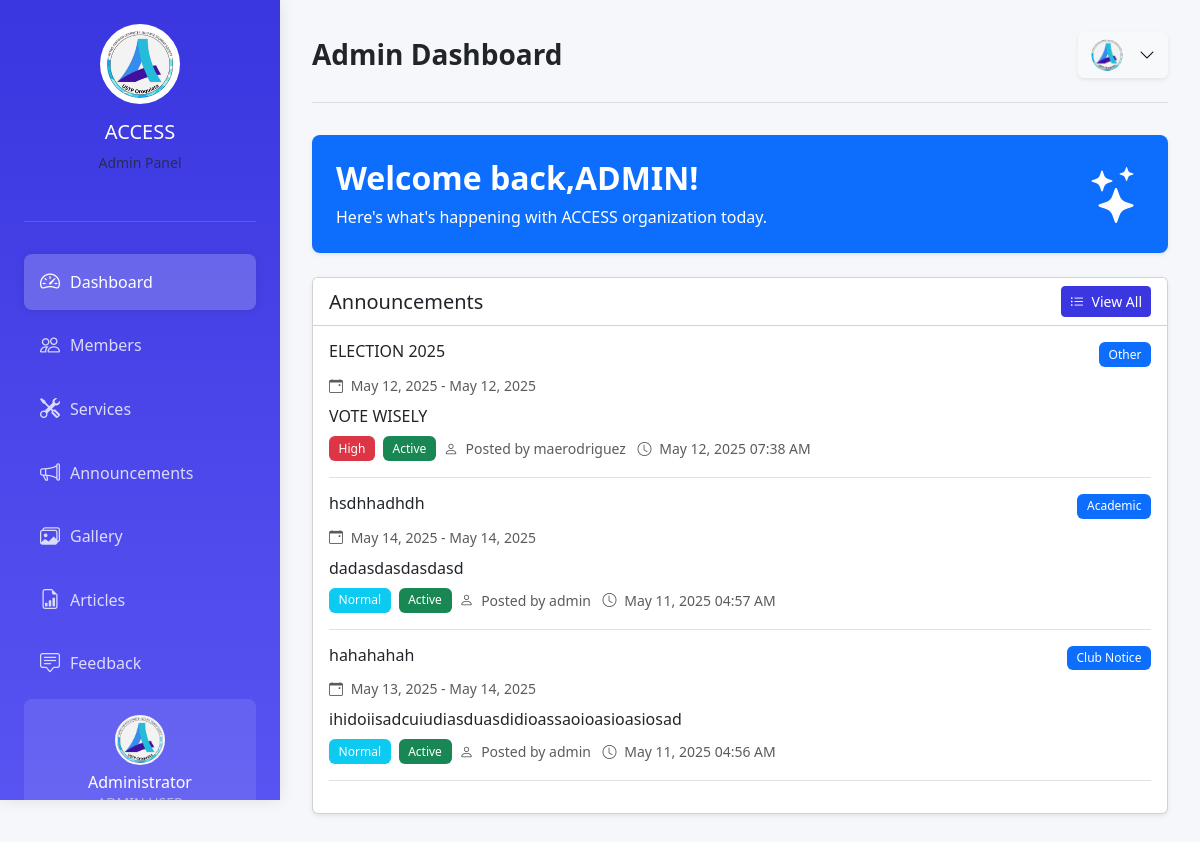
The page /mae-admin-part/index.php (signed in) on the database its author committed.
### tables this page shows
CREATE TABLE `announcements` (
  `id` int(11) NOT NULL,
  `title` varchar(255) NOT NULL,
  `category` varchar(50) NOT NULL,
  `content` text NOT NULL,
  `start_date` date NOT NULL,
  `end_date` date NOT NULL,
  `priority` varchar(20) NOT NULL,
  `status` varchar(20) NOT NULL,
  `posted_by` int(11) NOT NULL,
  `created_at` timestamp NOT NULL DEFAULT current_timestamp(),
  `updated_at` timestamp NOT NULL DEFAULT current_timestamp() ON UPDATE current_timestamp()
);

CREATE TABLE `users` (
  `id` int(11) NOT NULL,
  `username` varchar(50) NOT NULL,
  `password` varchar(255) NOT NULL,
  `created_at` timestamp NOT NULL DEFAULT current_timestamp()
);

### mae-admin-part/index.php (the view, shortened to what this page needs)
<!DOCTYPE html>
<html lang="en">
<head>
  <link href="https://cdn.jsdelivr.net/npm/bootstrap@5.3.2/dist/css/bootstrap.min.css" rel="stylesheet">
  <link rel="stylesheet" href="https://cdn.jsdelivr.net/npm/bootstrap-icons@1.11.1/font/bootstrap-icons.css">
  <link rel="stylesheet" href="styles.css">
</head>
<body>
  <aside class="sidebar">
    <div class="logo-container">
      <img src="ACCESS.jpg" alt="ACCESS Organization Logo" class="logo">
      <h5 class="mt-3 text-white">ACCESS</h5>
      <p class="text-muted small">Admin Panel</p>
    </div>
    <nav class="nav flex-column mb-auto">
      <a href="index.php" class="nav-link active">
        <i class="bi bi-speedometer2"></i> <span>Dashboard</span>
      </a>
      <a href="members.php" class="nav-link">
        <i class="bi bi-people"></i> <span>Members</span>
      </a>
     <a href="services.php" class="nav-link ">
        <i class="bi bi-tools"></i> <span>Services</span>
      </a>
      <a href="announcements.php" class="nav-link">
        <i class="bi bi-megaphone"></i> <span>Announcements</span>
      </a>
      <a href="gallery.php" class="nav-link">
        <i class="bi bi-images"></i> <span>Gallery</span>
      </a>
      <a href="reports.php" class="nav-link">
        <i class="bi bi-file-earmark-bar-graph"></i> <span>Articles</span>
      </a>
      <a href="feedback.php" class="nav-link">
        <i class="bi bi-chat-square-text"></i> <span>Feedback</span>
      </a>
    </nav>
    <div class="user-container">
      <img src="ACCESS.jpg" alt="Admin User" class="user-image">
      <h6 class="mb-0 text-white">Administrator</h6>
      <small class="text-white-50">ADMIN USER</small>
    </div>
  </aside>
  <main class="main-content">
    <header class="page-header d-flex justify-content-between align-items-center">
      <h1 class="h3 mb-0">Admin Dashboard</h1>
        <div class="dropdown">
          <button class="btn btn-light d-flex align-items-center shadow-sm" type="button" data-bs-toggle="dropdown" aria-expanded="false">
            <img src="ACCESS.jpg" alt="Admin" class="rounded-circle me-2" width="32" height="32">
            <i class="bi bi-chevron-down ms-2"></i>
          </button>
        </div>
    </header>
    <div class="container-fluid px-0">
      <div class="row mb-4">
        <div class="col-12">
          <div class="bg-primary text-white rounded-3 p-4 shadow-sm">
            <div class="d-flex justify-content-between align-items-center">
              <div>
                <h2 class="fw-bold">Welcome back,ADMIN!</h2>
                <p class="mb-0">Here's what's happening with ACCESS organization today.</p>
              </div>
              <i class="bi bi-stars display-4"></i>
            </div>
          </div>
        </div>
      </div>
      <div class="row mb-4">
        <div class="col-12">
          <div class="card shadow-sm">
            <div class="card-header bg-white d-flex justify-content-between align-items-center">
              <h5 class="card-title mb-0">Announcements</h5>
              <a href="announcements.php" class="btn btn-primary btn-sm">
                <i class="bi bi-list-ul me-1"></i> View All
              </a>
            </div>
            <div class="card-body">
              <?php
              require_once 'config.php';
              $stmt = $pdo->prepare("SELECT a.*, u.username as posted_by_name
                                   FROM announcements a
                                   LEFT JOIN users u ON a.posted_by = u.id
                                   ORDER BY a.created_at DESC");
              $stmt->execute();
              $announcements = $stmt->fetchAll(PDO::FETCH_ASSOC);
              if (count($announcements) > 0):
                foreach ($announcements as $announcement):
              ?>
                <div class="announcement-item mb-3 pb-3 border-bottom">
                  <div class="d-flex justify-content-between align-items-start">
                    <div class="flex-grow-1">
                      <div class="d-flex justify-content-between align-items-start mb-2">
                        <h6 class="mb-0"><?php echo htmlspecialchars($announcement['title']); ?></h6>
                        <span class="badge bg-<?php echo $announcement['category'] === 'Event' ? 'success' : 'primary'; ?>">
                          <?php echo htmlspecialchars($announcement['category']); ?>
                        </span>
                      </div>
                      <p class="text-muted small mb-2">
                        <i class="bi bi-calendar-event me-1"></i>
                        <?php echo date('M d, Y', strtotime($announcement['start_date'])); ?> -
                        <?php echo date('M d, Y', strtotime($announcement['end_date'])); ?>
                      </p>
                      <p class="mb-2"><?php echo nl2br(htmlspecialchars($announcement['content'])); ?></p>
                      <div class="d-flex align-items-center">
                        <span class="badge bg-<?php
                          echo match($announcement['priority']) {
                            'High' => 'danger',
                            'Urgent' => 'warning',
                            'Normal' => 'info',
                            default => 'secondary'
                          };
                        ?> me-2">
                          <?php echo htmlspecialchars($announcement['priority']); ?>
                        </span>
                        <span class="badge bg-<?php
                          echo match($announcement['status']) {
                            'Active' => 'success',
                            'Pending' => 'warning',
                            'Draft' => 'secondary',
                            default => 'primary'
                          };
                        ?> me-2">
                          <?php echo htmlspecialchars($announcement['status']); ?>
                        </span>
                        <small class="text-muted">
                          <i class="bi bi-person me-1"></i>
                          Posted by <?php echo htmlspecialchars($announcement['posted_by_name']); ?>
                          <i class="bi bi-clock ms-2 me-1"></i>
                          <?php echo date('M d, Y h:i A', strtotime($announcement['created_at'])); ?>
                        </small>
                      </div>
                    </div>
                  </div>
                </div>
              <?php
                endforeach;
              else:
              ?>
                <div class="alert alert-info mb-0">
                  <i class="bi bi-info-circle me-2"></i> No announcements have been created yet.
                </div>
              <?php endif; ?>
            </div>
          </div>
        </div>
      </div>
</main>
</body>
</html>

### mae-admin-part/styles.css (style rules this page uses)
:root { --primary: #3a36e0; --secondary: #6c757d; --success: #28a745; --warning: #ffc107; --danger: #dc3545; --info: #17a2b8; --light: #f8f9fa; --dark: #212529; --sidebar-width: 280px; --header-height: 70px; --body-bg: #f5f7fa; }
body { background-color: var(--body-bg); font-family: 'Segoe UI', Tahoma, Geneva, Verdana, sans-serif; overflow-x: hidden; }
.sidebar { width: var(--sidebar-width); height: 100vh; position: fixed; left: 0; top: 0; background: linear-gradient(180deg, #3a36e0 0%, #5854f2 100%); color: white; padding: 1.5rem; z-index: 1000; box-shadow: 0 0 15px rgba(0, 0, 0, 0.1); transition: all 0.3s ease; overflow-y: auto; scrollbar-width: thin; }
.sidebar .logo-container { display: flex; flex-direction: column; align-items: center; padding-bottom: 2rem; margin-bottom: 2rem; border-bottom: 1px solid rgba(255, 255, 255, 0.15); }
.sidebar .logo { height: 80px; width: 80px; object-fit: cover; border-radius: 50%; border: 3px solid rgba(255, 255, 255, 0.2); padding: 3px; background-color: white; }
.sidebar .nav-link { color: rgba(255, 255, 255, 0.8); padding: 0.8rem 1rem; font-weight: 500; border-radius: 8px; transition: all 0.2s ease; margin-bottom: 0.5rem; display: flex; align-items: center; }
.sidebar .nav-link.active { background-color: rgba(255, 255, 255, 0.2); color: white; box-shadow: 0 0 10px rgba(0, 0, 0, 0.1); }
.sidebar .nav-link i { margin-right: 10px; font-size: 1.25rem; }
.sidebar .user-container { margin-top: auto; padding: 1rem; background-color: rgba(255, 255, 255, 0.1); border-radius: 8px; display: flex; flex-direction: column; align-items: center; }
.sidebar .user-image { width: 50px; height: 50px; border-radius: 50%; object-fit: cover; margin-bottom: 0.5rem; border: 2px solid var(--light); }
.main-content { margin-left: var(--sidebar-width); padding: 2rem; min-height: 100vh; transition: all 0.3s ease; }
.page-header { padding-bottom: 1.5rem; margin-bottom: 2rem; border-bottom: 1px solid rgba(0, 0, 0, 0.1); }
.page-header h1 { font-weight: 700; color: var(--dark); }
.btn-primary { background-color: var(--primary); border-color: var(--primary); }
.badge { padding: 0.4rem 0.6rem; font-weight: 500; }

### rows shown on the page
announcements: title "ELECTION 2025", category "Other", start_date "May 12, 2025", end_date "May 12, 2025", content "VOTE WISELY", priority "High", status "Active", posted_by.username "maerodriguez", created_at "May 12, 2025 07:38 AM"
announcements: title "hsdhhadhdh", category "Academic", start_date "May 14, 2025", end_date "May 14, 2025", content "dadasdasdasdasd", priority "Normal", status "Active", posted_by.username "admin", created_at "May 11, 2025 04:57 AM"
announcements: title "hahahahah", category "Club Notice", start_date "May 13, 2025", end_date "May 14, 2025", content "ihidoiisadcuiudiasduasdidioassaoioasioasiosad", priority "Normal", status "Active", posted_by.username "admin", created_at "May 11, 2025 04:56 AM"
